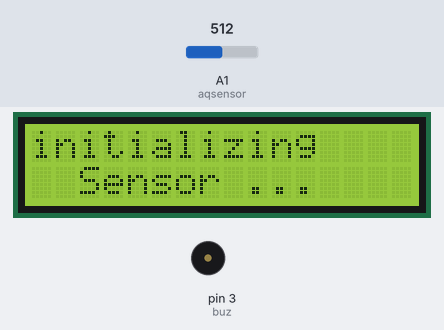
The sketch below on a simulated Arduino Uno, built with avr-gcc and run on an emulated ATmega328P. Parts: 16×2 character LCD, buzzer (waves = sounding, pin HIGH). Inputs (shaded band) come from the test bench; at power-on: A1 (aqsensor) = 512. What the sketch prints to the serial monitor is not drawn.

Above: at 0.1 s.
At 60.1 s:
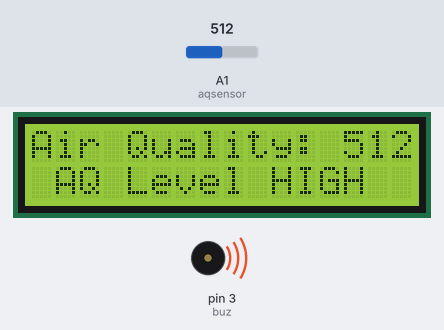
Timing chart, 0 to 61.6 s (numbered marks = the images above):
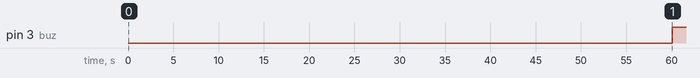

Measured:
- by itself, pin 3 (buz): LOW → HIGH at 60.1 s

The sketch:

LCD_MQ135_AirQuality.ino
```cpp
#include <LiquidCrystal.h>      //Header file for LCD
//const int rs=12, en=11, d4=5, d5=4, d6=3, d7=2; //pins of LCD connected to Arduino
//LiquidCrystal lcd(rs,en,d4,d5,d6,d7); //lcd function from LiquidCrystal
LiquidCrystal lcd(8, 9, 4, 5, 6, 7);

int buz = 3;  //buzzer connected to pin 8
//int led = 9;  //led connected to pin 9

const int aqsensor = A1;  //output of mq135 connected to A0 pin of Arduino
int threshold = 250;      //Threshold level for Air Quality

void setup() {

  pinMode (buz,OUTPUT);     // buzzer is connected as Output from Arduino
  //pinMode (led,OUTPUT);     // led is connected as output from Arduino
  pinMode (aqsensor,INPUT); // MQ135 is connected as INPUT to arduino

  Serial.begin (9600);      //begin serial communication with baud rate of 9600

  lcd.clear();              // clear lcd
  lcd.begin (16,2);         // consider 16,2 lcd
  lcd.print("initializing");
  lcd.setCursor(0, 1);
  lcd.print("  Sensor ... ");
  delay (60000);
}

void loop() {

  int ppm = analogRead(aqsensor); //read MQ135 analog outputs at A0 and store it in ppm

  Serial.print("Air Quality: ");  //print message in serail monitor
  Serial.println(ppm);            //print value of ppm in serial monitor

  lcd.setCursor(0,0);             // set cursor of lcd to 1st row and 1st column
  lcd.print("Air Quality: ");      // print message on lcd
  lcd.print(ppm);                 // print value of MQ135

  if (ppm > threshold)            // check is ppm is greater than threshold or not
    {
      lcd.setCursor(1,1);         //jump here if ppm is greater than threshold
      lcd.print("AQ Level HIGH");
      Serial.println("AQ Level HIGH");
      //tone(led,1000,200);         //blink led with turn on time 1000mS, turn off time 200mS
      digitalWrite(buz,HIGH);     //Turn ON Buzzer
    }
  else
    {
      //digitalWrite(led,LOW);   //jump here if ppm is not greater than threshold and turn off LED
      digitalWrite(buz,LOW);   //Turn off Buzzer
      lcd.setCursor(1,1);
      lcd.print ("AQ Level Good");
      Serial.println("AQ Level Good");
    }
  delay (1000);
}
```
